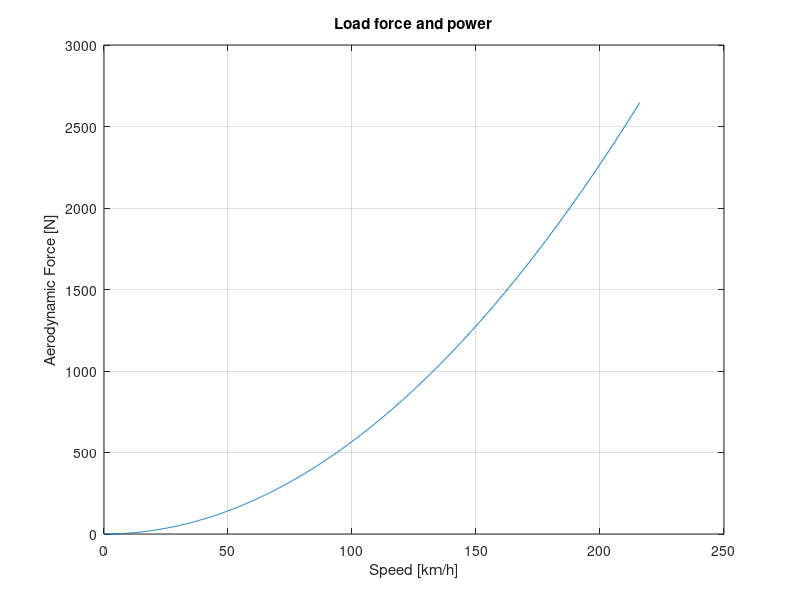

Reproduce this figure in MATLAB. (Note: this script raises an error after producing the figure.)
%% DEFINITION VEHICLE VARIABLE
mass = 1725; %curb weight [kg]
cd = 0.5; %draf
frontarea = 2.4; %front area [m^2]
airdens = 1.225; %air density [kg/m^2]
gr = 7.73; %gear ratio
wheelrad = 0.317; %wheel radius [m]
%% EVALUATION OF THE VEHICLE AERODYNAMIC FORCE
speed = linspace(0, 60, 1000); %speed range [0:0.1:60]

faero = 0.5*cd*frontarea*airdens.*speed.^2; %aerodynamic force [N]
paero = (faero.*speed)/1000; %aerodynamic power [kW]

speedkmh = 3.6.*speed;

close all

figure
plot(speedkmh, faero)
grid on
xlabel('Speed [km/h]')
ylabel('Aerodynamic Force [N]')
title('Load force and power')

hold on 
yyaxis right
plot (speedkmh, paero)
ylabel('Aerodynaminc Power [kW]')
legend('Force', 'Power')
xlim([0 220])

%% DEFINITION OF THE CHARACTERISTIC CURVE OF THE MOTOR

pb = 13500; %base power [W]
nb = 5000; %base speed [rpm]
tb = pb/(nb*pi/30); %base torque [Nm]
tm = 120; %maximum torque[Nm]
nm = 3500; %maximum speed at maximum torque[rpm]
nc = nb*1.01; %maximum speed at base power [rpm]
Pmax = 13500;
Tmax = 120;

motorspeed = linspace(0, 8000, 10000);

%create the torque vector
motortrq = zeros(1,length(motorspeed));
for i = 1:length(motorspeed)
    if motorspeed(i) <= nm
        motortrq(i) = tm;
    else 
        if motorspeed(i) <= nb
            motortrq(i) = tb+(tm-tb)*((nb-motorspeed(i))/(nb-nm))^1.3;
        else 
            if motorspeed(i) <= nc
                motortrq(i) = tb*nb/motorspeed(i);
                trq = motortrq(i);
            else 
                motortrq(i) = trq*(nc/motorspeed(i))^2;
            end
        end
    end
end

motorpwr = (motortrq.*motorspeed.*pi)/30;

figure 
subplot(2,1,1)
plot(motorspeed,motortrq)
grid
xlabel('Motor Speed [rmp]')
ylabel('Motor Torque [Nm]')
title('Torque Curve')


subplot(2,1,2)
plot(motorspeed,motorpwr)
grid
xlabel('Motor Speed [rmp]')
ylabel('Motor Power [W]')
title('Power Curve')

%% CREATION OF THE REFERENCE SPEED (STEP FUNCTION)
time = linspace(1, 50, 10000);
vehiclespeed = zeros(1,length(time));
for i = 1:length(time)
    if time(i) < 1.1
        vehiclespeed(i) = 0;
    else
        vehiclespeed(i) = 15;
    end
end

figure 
plot(time, vehiclespeed)
grid 
xlabel('Time [s]')
ylabel('Speed [m/s]')
title('Speed Profile')
